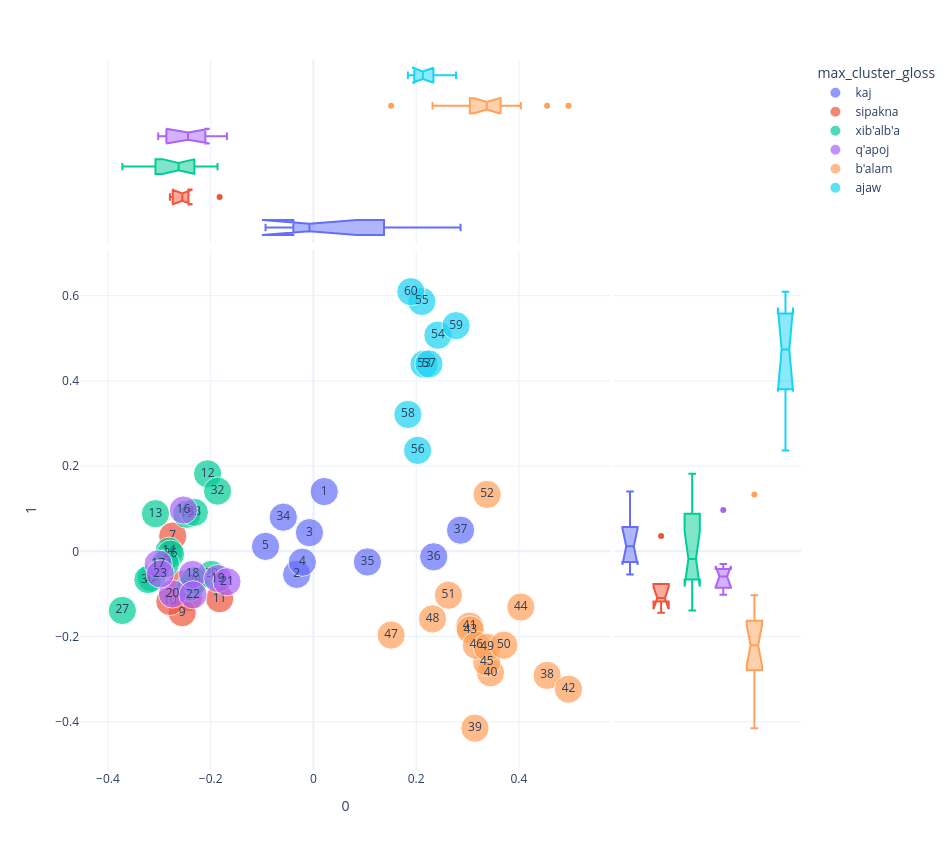
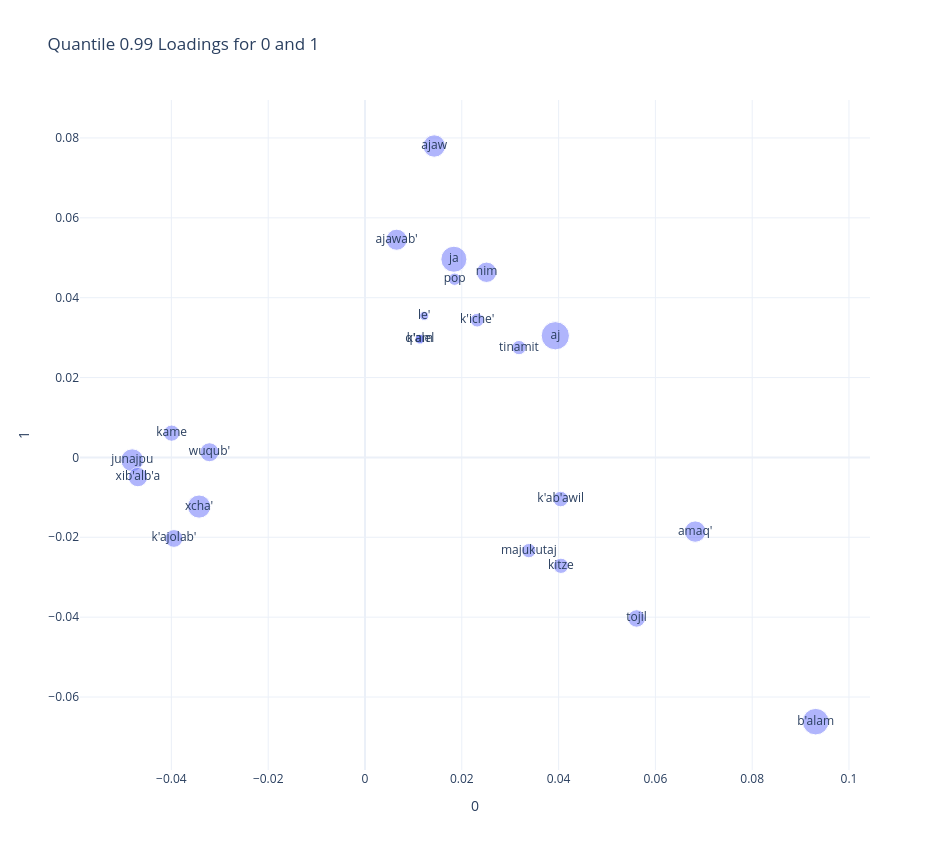

Notebook cell for these charts, in order:
### Code cell
plot_pca(0,1)

### Figure 1 — Plotly figure (JSON) as saved in the notebook; plotly's stock layout.template omitted (floating-point values rounded to 4 significant figures)
{"data": [{"hovertemplate": "max_cluster_gloss=kaj<br>0=%{x}<br>1=%{y}<br>size=%{marker.size}<br>chunk_id=%{text}<extra></extra>", "legendgroup": "kaj", "marker": {"color": "#636efa", "size": [1, 1, 1, 1, 1, 1, 1, 1, 1], "sizemode": "area", "sizeref": 0.0025, "symbol": "circle"}, "mode": "markers+text", "name": "kaj", "orientation": "v", "showlegend": true, "text": [1, 2, 3, 4, 5, 34, 35, 36, 37], "type": "scatter", "x": [0.02092, -0.03266, -0.007759, -0.02167, -0.09327, -0.05866, 0.105, 0.2341, 0.2863], "xaxis": "x", "y": [0.1403, -0.05414, 0.04388, -0.02559, 0.01162, 0.08016, -0.02494, -0.01286, 0.04956], "yaxis": "y"}, {"alignmentgroup": "True", "hovertemplate": "max_cluster_gloss=kaj<br>0=%{x}<extra></extra>", "legendgroup": "kaj", "marker": {"color": "#636efa", "symbol": "circle"}, "name": "kaj", "notched": true, "offsetgroup": "kaj", "showlegend": false, "type": "box", "x": [0.02092, -0.03266, -0.007759, -0.02167, -0.09327, -0.05866, 0.105, 0.2341, 0.2863], "xaxis": "x3", "yaxis": "y3"}, {"alignmentgroup": "True", "hovertemplate": "max_cluster_gloss=kaj<br>1=%{y}<extra></extra>", "legendgroup": "kaj", "marker": {"color": "#636efa", "symbol": "circle"}, "name": "kaj", "notched": true, "offsetgroup": "kaj", "showlegend": false, "type": "box", "xaxis": "x2", "y": [0.1403, -0.05414, 0.04388, -0.02559, 0.01162, 0.08016, -0.02494, -0.01286, 0.04956], "yaxis": "y2"}, {"hovertemplate": "max_cluster_gloss=sipakna<br>0=%{x}<br>1=%{y}<br>size=%{marker.size}<br>chunk_id=%{text}<extra></extra>", "legendgroup": "sipakna", "marker": {"color": "#EF553B", "size": [1, 1, 1, 1, 1, 1], "sizemode": "area", "sizeref": 0.0025, "symbol": "circle"}, "mode": "markers+text", "name": "sipakna", "orientation": "v", "showlegend": true, "text": [6, 7, 8, 9, 10, 11], "type": "scatter", "x": [-0.255, -0.2739, -0.2433, -0.2554, -0.2795, -0.1827], "xaxis": "x", "y": [-0.07673, 0.0357, -0.1082, -0.1439, -0.1177, -0.1111], "yaxis": "y"}, {"alignmentgroup": "True", "hovertemplate": "max_cluster_gloss=sipakna<br>0=%{x}<extra></extra>", "legendgroup": "sipakna", "marker": {"color": "#EF553B", "symbol": "circle"}, "name": "sipakna", "notched": true, "offsetgroup": "sipakna", "showlegend": false, "type": "box", "x": [-0.255, -0.2739, -0.2433, -0.2554, -0.2795, -0.1827], "xaxis": "x3", "yaxis": "y3"}, {"alignmentgroup": "True", "hovertemplate": "max_cluster_gloss=sipakna<br>1=%{y}<extra></extra>", "legendgroup": "sipakna", "marker": {"color": "#EF553B", "symbol": "circle"}, "name": "sipakna", "notched": true, "offsetgroup": "sipakna", "showlegend": false, "type": "box", "xaxis": "x2", "y": [-0.07673, 0.0357, -0.1082, -0.1439, -0.1177, -0.1111], "yaxis": "y2"}, {"hovertemplate": "max_cluster_gloss=xib'alb'a<br>0=%{x}<br>1=%{y}<br>size=%{marker.size}<br>chunk_id=%{text}<extra></extra>", "legendgroup": "xib'alb'a", "marker": {"color": "#00cc96", "size": [1, 1, 1, 1, 1, 1, 1, 1, 1, 1, 1, 1, 1, 1], "sizemode": "area", "sizeref": 0.0025, "symbol": "circle"}, "mode": "markers+text", "name": "xib'alb'a", "orientation": "v", "showlegend": true, "text": [12, 13, 14, 15, 24, 25, 26, 27, 28, 29, 30, 31, 32, 33], "type": "scatter", "x": [-0.206, -0.3075, -0.2811, -0.2466, -0.2407, -0.3156, -0.2783, -0.372, -0.2324, -0.1987, -0.3222, -0.2882, -0.1867, -0.2318], "xaxis": "x", "y": [0.1819, 0.08829, 0.0002563, 0.08695, -0.08435, -0.06258, -0.006518, -0.1388, -0.06946, -0.05431, -0.06627, -0.02937, 0.1414, 0.09127], "yaxis": "y"}, {"alignmentgroup": "True", "hovertemplate": "max_cluster_gloss=xib'alb'a<br>0=%{x}<extra></extra>", "legendgroup": "xib'alb'a", "marker": {"color": "#00cc96", "symbol": "circle"}, "name": "xib'alb'a", "notched": true, "offsetgroup": "xib'alb'a", "showlegend": false, "type": "box", "x": [-0.206, -0.3075, -0.2811, -0.2466, -0.2407, -0.3156, -0.2783, -0.372, -0.2324, -0.1987, -0.3222, -0.2882, -0.1867, -0.2318], "xaxis": "x3", "yaxis": "y3"}, {"alignmentgroup": "True", "hovertemplate": "max_cluster_gloss=xib'alb'a<br>1=%{y}<extra></extra>", "legendgroup": "xib'alb'a", "marker": {"color": "#00cc96", "symbol": "circle"}, "name": "xib'alb'a", "notched": true, "offsetgroup": "xib'alb'a", "showlegend": false, "type": "box", "xaxis": "x2", "y": [0.1819, 0.08829, 0.0002563, 0.08695, -0.08435, -0.06258, -0.006518, -0.1388, -0.06946, -0.05431, -0.06627, -0.02937, 0.1414, 0.09127], "yaxis": "y2"}, {"hovertemplate": "max_cluster_gloss=q'apoj<br>0=%{x}<br>1=%{y}<br>size=%{marker.size}<br>chunk_id=%{text}<extra></extra>", "legendgroup": "q'apoj", "marker": {"color": "#ab63fa", "size": [1, 1, 1, 1, 1, 1, 1, 1], "sizemode": "area", "sizeref": 0.0025, "symbol": "circle"}, "mode": "markers+text", "name": "q'apoj", "orientation": "v", "showlegend": true, "text": [16, 17, 18, 19, 20, 21, 22, 23], "type": "scatter", "x": [-0.2532, -0.3022, -0.2353, -0.1862, -0.2743, -0.1684, -0.2346, -0.2983], "xaxis": "x", "y": [0.09688, -0.0295, -0.05436, -0.06393, -0.1001, -0.07137, -0.102, -0.05317], "yaxis": "y"}, {"alignmentgroup": "True", "hovertemplate": "max_cluster_gloss=q'apoj<br>0=%{x}<extra></extra>", "legendgroup": "q'apoj", "marker": {"color": "#ab63fa", "symbol": "circle"}, "name": "q'apoj", "notched": true, "offsetgroup": "q'apoj", "showlegend": false, "type": "box", "x": [-0.2532, -0.3022, -0.2353, -0.1862, -0.2743, -0.1684, -0.2346, -0.2983], "xaxis": "x3", "yaxis": "y3"}, {"alignmentgroup": "True", "hovertemplate": "max_cluster_gloss=q'apoj<br>1=%{y}<extra></extra>", "legendgroup": "q'apoj", "marker": {"color": "#ab63fa", "symbol": "circle"}, "name": "q'apoj", "notched": true, "offsetgroup": "q'apoj", "showlegend": false, "type": "box", "xaxis": "x2", "y": [0.09688, -0.0295, -0.05436, -0.06393, -0.1001, -0.07137, -0.102, -0.05317], "yaxis": "y2"}, {"hovertemplate": "max_cluster_gloss=b'alam<br>0=%{x}<br>1=%{y}<br>size=%{marker.size}<br>chunk_id=%{text}<extra></extra>", "legendgroup": "b'alam", "marker": {"color": "#FFA15A", "size": [1, 1, 1, 1, 1, 1, 1, 1, 1, 1, 1, 1, 1, 1, 1], "sizemode": "area", "sizeref": 0.0025, "symbol": "circle"}, "mode": "markers+text", "name": "b'alam", "orientation": "v", "showlegend": true, "text": [38, 39, 40, 41, 42, 43, 44, 45, 46, 47, 48, 49, 50, 51, 52], "type": "scatter", "x": [0.4548, 0.3144, 0.3447, 0.3041, 0.4965, 0.3053, 0.4037, 0.3374, 0.317, 0.1512, 0.2318, 0.3382, 0.3707, 0.2627, 0.3381], "xaxis": "x", "y": [-0.2912, -0.415, -0.285, -0.1756, -0.3236, -0.1843, -0.1308, -0.2605, -0.2205, -0.1965, -0.1587, -0.2253, -0.2203, -0.103, 0.1336], "yaxis": "y"}, {"alignmentgroup": "True", "hovertemplate": "max_cluster_gloss=b'alam<br>0=%{x}<extra></extra>", "legendgroup": "b'alam", "marker": {"color": "#FFA15A", "symbol": "circle"}, "name": "b'alam", "notched": true, "offsetgroup": "b'alam", "showlegend": false, "type": "box", "x": [0.4548, 0.3144, 0.3447, 0.3041, 0.4965, 0.3053, 0.4037, 0.3374, 0.317, 0.1512, 0.2318, 0.3382, 0.3707, 0.2627, 0.3381], "xaxis": "x3", "yaxis": "y3"}, {"alignmentgroup": "True", "hovertemplate": "max_cluster_gloss=b'alam<br>1=%{y}<extra></extra>", "legendgroup": "b'alam", "marker": {"color": "#FFA15A", "symbol": "circle"}, "name": "b'alam", "notched": true, "offsetgroup": "b'alam", "showlegend": false, "type": "box", "xaxis": "x2", "y": [-0.2912, -0.415, -0.285, -0.1756, -0.3236, -0.1843, -0.1308, -0.2605, -0.2205, -0.1965, -0.1587, -0.2253, -0.2203, -0.103, 0.1336], "yaxis": "y2"}, {"hovertemplate": "max_cluster_gloss=ajaw<br>0=%{x}<br>1=%{y}<br>size=%{marker.size}<br>chunk_id=%{text}<extra></extra>", "legendgroup": "ajaw", "marker": {"color": "#19d3f3", "size": [1, 1, 1, 1, 1, 1, 1, 1], "sizemode": "area", "sizeref": 0.0025, "symbol": "circle"}, "mode": "markers+text", "name": "ajaw", "orientation": "v", "showlegend": true, "text": [53, 54, 55, 56, 57, 58, 59, 60], "type": "scatter", "x": [0.2152, 0.2422, 0.211, 0.2029, 0.2248, 0.1839, 0.2776, 0.1896], "xaxis": "x", "y": [0.4392, 0.5073, 0.5865, 0.2369, 0.4398, 0.3212, 0.5296, 0.6094], "yaxis": "y"}, {"alignmentgroup": "True", "hovertemplate": "max_cluster_gloss=ajaw<br>0=%{x}<extra></extra>", "legendgroup": "ajaw", "marker": {"color": "#19d3f3", "symbol": "circle"}, "name": "ajaw", "notched": true, "offsetgroup": "ajaw", "showlegend": false, "type": "box", "x": [0.2152, 0.2422, 0.211, 0.2029, 0.2248, 0.1839, 0.2776, 0.1896], "xaxis": "x3", "yaxis": "y3"}, {"alignmentgroup": "True", "hovertemplate": "max_cluster_gloss=ajaw<br>1=%{y}<extra></extra>", "legendgroup": "ajaw", "marker": {"color": "#19d3f3", "symbol": "circle"}, "name": "ajaw", "notched": true, "offsetgroup": "ajaw", "showlegend": false, "type": "box", "xaxis": "x2", "y": [0.4392, 0.5073, 0.5865, 0.2369, 0.4398, 0.3212, 0.5296, 0.6094], "yaxis": "y2"}], "layout": {"height": 850, "legend": {"itemsizing": "constant", "title": {"text": "max_cluster_gloss"}, "tracegroupgap": 0}, "margin": {"t": 60}, "width": 950, "xaxis": {"anchor": "y", "autorange": true, "domain": [0, 0.7363], "range": [-0.4553, 0.5799], "title": {"text": "0"}, "type": "linear"}, "xaxis2": {"anchor": "y2", "autorange": true, "domain": [0.7413, 1], "matches": "x2", "range": [-0.5, 5.5], "showgrid": false, "showline": false, "showticklabels": false, "ticks": "", "type": "category"}, "xaxis3": {"anchor": "y3", "autorange": true, "domain": [0, 0.7363], "matches": "x", "range": [-0.4553, 0.5799], "showgrid": true, "showticklabels": false, "type": "linear"}, "xaxis4": {"anchor": "y4", "domain": [0.7413, 1], "matches": "x2", "showgrid": false, "showline": false, "showticklabels": false, "ticks": ""}, "yaxis": {"anchor": "x", "autorange": true, "domain": [0, 0.7326], "range": [-0.5132, 0.7075], "title": {"text": "1"}, "type": "linear"}, "yaxis2": {"anchor": "x2", "autorange": true, "domain": [0, 0.7326], "matches": "y", "range": [-0.5132, 0.7075], "showgrid": true, "showticklabels": false, "type": "linear"}, "yaxis3": {"anchor": "x3", "autorange": true, "domain": [0.7426, 1], "matches": "y3", "range": [-0.5, 5.5], "showgrid": false, "showline": false, "showticklabels": false, "ticks": "", "type": "category"}, "yaxis4": {"anchor": "x4", "domain": [0.7426, 1], "matches": "y3", "showgrid": true, "showline": false, "showticklabels": false, "ticks": ""}}}

### Figure 2 — Plotly figure (JSON) as saved in the notebook; plotly's stock layout.template omitted (floating-point values rounded to 4 significant figures)
{"data": [{"hovertemplate": "0=%{x}<br>1=%{y}<br>n=%{marker.size}<br>text=%{text}<extra></extra>", "legendgroup": "", "marker": {"color": "#636efa", "opacity": 0.5, "size": [219, 125, 193, 142, 66, 87, 72, 64, 56, 84, 99, 147, 103, 137, 122, 186, 27, 52, 24, 114, 42, 24, 56], "sizemode": "area", "sizeref": 0.5475, "symbol": "circle"}, "mode": "markers+text", "name": "", "orientation": "v", "showlegend": false, "text": ["aj", "amaq'", "b'alam", "junajpu", "k'ab'awil", "k'ajolab'", "kame", "kitze", "majukutaj", "tojil", "wuqub'", "xcha'", "xib'alb'a", "ajaw", "ajawab'", "ja", "k'am", "k'iche'", "le'", "nim", "pop", "q'alel", "tinamit"], "type": "scatter", "x": [0.03932, 0.06822, 0.09311, -0.04809, 0.04043, -0.03947, -0.03996, 0.04048, 0.03385, 0.05612, -0.03214, -0.03428, -0.04693, 0.0143, 0.006535, 0.01837, 0.01136, 0.02318, 0.01222, 0.02511, 0.01852, 0.01132, 0.03182], "xaxis": "x", "y": [0.03047, -0.01858, -0.06617, -0.0007021, -0.01043, -0.0203, 0.006079, -0.02714, -0.02335, -0.04033, 0.001295, -0.01231, -0.004923, 0.07799, 0.05452, 0.04963, 0.02953, 0.03437, 0.03546, 0.04637, 0.04462, 0.02967, 0.0275], "yaxis": "y"}], "layout": {"height": 850, "legend": {"itemsizing": "constant", "tracegroupgap": 0}, "title": {"text": "Quantile 0.99 Loadings for 0 and 1"}, "width": 950, "xaxis": {"anchor": "y", "autorange": true, "domain": [0, 1], "range": [-0.05888, 0.1043], "title": {"text": "0"}, "type": "linear"}, "yaxis": {"anchor": "x", "autorange": true, "domain": [0, 1], "range": [-0.07828, 0.08951], "title": {"text": "1"}, "type": "linear"}}}
